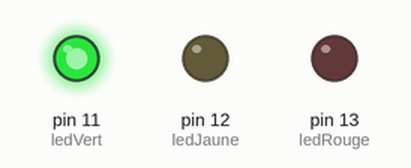
The sketch below on a simulated Arduino Uno, built with avr-gcc and run on an emulated ATmega328P. Shown: output pins drawn as LEDs (lit = HIGH).

Above: at 1.5 s.
At 3.2 s:
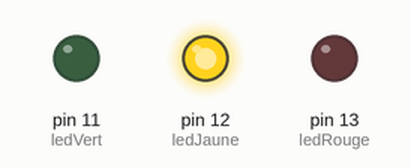
At 4.0 s:
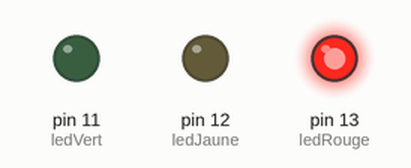
At 4.55 s:
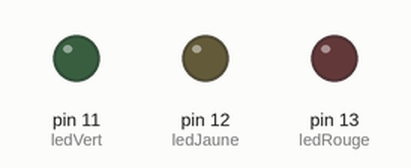
Timing chart, 0 to 6.0 s (numbered marks = the images above):
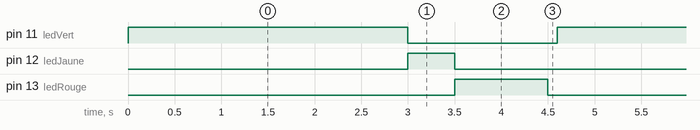

The sketch:

feu_tricolore.ino
```cpp
//Déclaration des constantes
const int ledRouge = 13; //Définir la constante LedRouge pour désigner le pin 13
const int ledJaune = 12; //Définir la constante LedJaune pour désigner le pin 12
const int ledVert = 11;  //Définir la constante LedVert pour désigner le pin 11

void setup() {
  // Initialisation des 3 pins utilisés 13,12 et 11
  pinMode(ledRouge, OUTPUT);
  pinMode(ledJaune, OUTPUT);
  pinMode(ledVert, OUTPUT);
}

void loop() {
  digitalWrite(ledVert, HIGH);  // Allumer la LED Verte
  delay(3000);                 // Attendre 3 seconde
  digitalWrite(ledVert, LOW);   // Éteindre la LED Verte
  digitalWrite(ledJaune, HIGH);  // Allumer la LED Jaune
  delay(500);                 // Attendre 0.5 seconde
  digitalWrite(ledJaune, LOW);   // Éteindre la LED Jaune
  digitalWrite(ledRouge, HIGH);  // Allumer la LED Rouge
  delay(1000);                 // Attendre 1 seconde
  digitalWrite(ledRouge, LOW);   // Éteindre la LED Rouge
  delay(100);                // Attendre 0.1 seconde
}
```

Measured:
- by itself, pin 11 (ledVert): alternates HIGH for 3.0 s and LOW for 1.6 s
- by itself, pin 12 (ledJaune): alternates HIGH for 0.50 s and LOW for 4.1 s
- by itself, pin 13 (ledRouge): alternates HIGH for 1.0 s and LOW for 3.6 s
